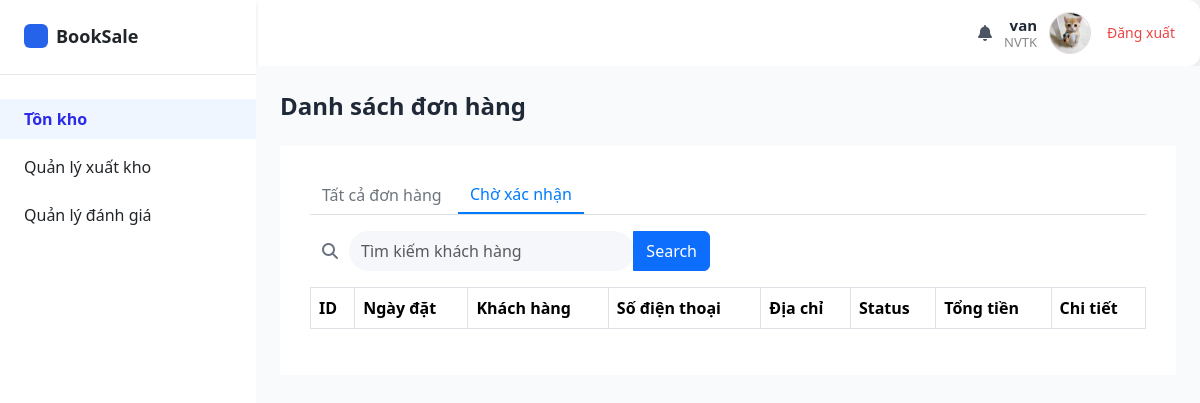
Page /emp/order_list_waiting/ (signed in) on the earlier database version.
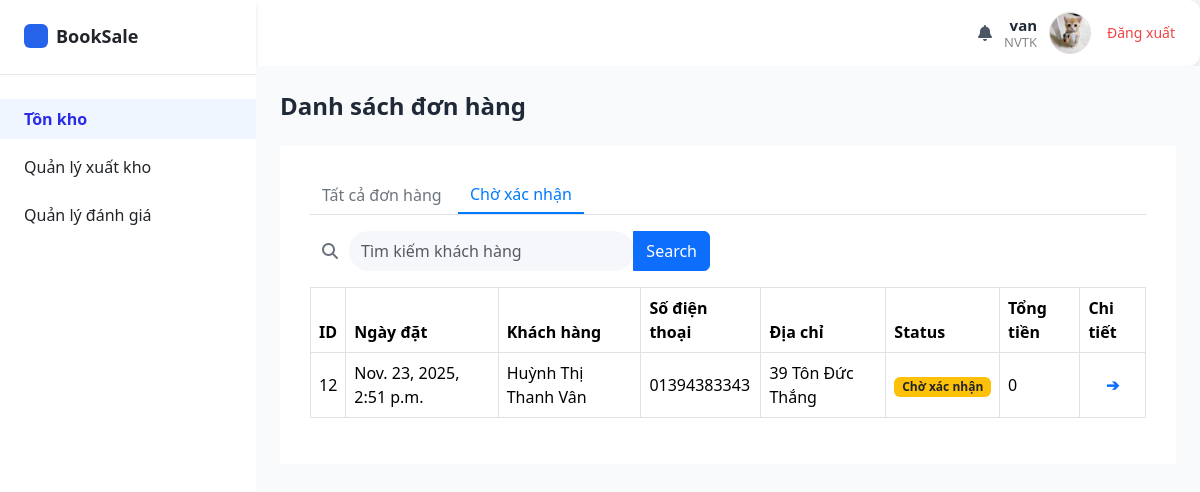
Same page on the later database version.
### booksale_app/models.py (models this page shows, shortened)
class Order(models.Model):
    STATUS_CHOICES = [
        ('confirmed', 'Đã xác nhận'),
        ('pending', 'Chờ xác nhận'),
        ('cancelled', 'Đã hủy'),
        ('completed', 'Hoàn thành')
    ]
    order_date = models.DateTimeField(auto_now_add=True)
    total_amount = models.DecimalField(
        max_digits=10,
        decimal_places=2,
        null=True,         # cho phép null
        blank=True,
    )
    status = models.CharField(
        max_length=20,
        choices=STATUS_CHOICES,
        default='pending'  # mặc định là "Chờ xác nhận"
    )
    cancel_reason = models.TextField(blank=True, null=True)
    shipping_date = models.DateField(verbose_name= "Ngày giao hàng", blank=True, null=True)
    note = models.TextField(blank=True, null=True)
    customer = models.ForeignKey(
        Customer,
        on_delete = models.PROTECT
    )
    payment_method = models.CharField(choices=PaymentMethod.choices, max_length=20)

class Customer(models.Model):
    user = models.OneToOneField(auth.get_user_model(), on_delete=models.CASCADE, null=True, blank=True)
    cust_name = models.CharField(
        max_length = 255,
        blank=False, null=False,
        help_text = "Tên khách hàng"
    )
    email = models.EmailField(
        max_length = 100,
        help_text = "Email"
    )
    phone = models.CharField(
        max_length = 15,
        blank=False, null=False,
        help_text = "Số điện thoại"
    )
    address = models.CharField(
        max_length = 255,
        blank=False, null=False,
        help_text = "Địa chi"
    )
    dob = models.DateField(
        verbose_name="Ngày sinh"
    )
    avatar = models.ImageField(upload_to='customers/', null=True, blank=True)
    create_at = models.DateTimeField(
        verbose_name = "Ngày tạo",
        auto_now_add=True
    )

### booksale_app/views/admin_view/order_view.py (the view)
# urls.py: path('emp/order_list_waiting/', views.order_list_waiting, name = 'emp/order_list_waiting'),
def order_list_waiting(request):
    order_data = []
    if 'submit_input' in request.GET:  # kiểm tra có submit không
        form = OrderSearchForm(request.GET)
        if form.is_valid():
            search_value = form.cleaned_data['search']
            orders = Order.objects.select_related('customer').filter(
                (Q(customer__cust_name__icontains=search_value) |
                Q(customer__phone__icontains=search_value)), status="confirmed"
            ).order_by('-order_date')
    else:
        form = OrderSearchForm()
        orders = Order.objects.select_related('customer').filter(status="pending").order_by('-order_date')
    for order in orders:
        order_items = Order_Item.objects.select_related('product').filter(order=order)
        prices = [item.product.sell_price * item.quantity for item in order_items]
        total_amount = sum_price_order(prices)
        order_data.append({
            'order': order,
            'total_amount': total_amount
        })
    context = {
        'order_data': order_data,
        'form': form
    }
    return render(request, 'admin_temp/order/order_list_waiting.html', context)

### booksale_app/forms.py
class OrderSearchForm(forms.Form):
    search = forms.CharField(
        max_length=100,
        widget=forms.TextInput(attrs={
            "class": "form-control search-input",
            "placeholder": "Tìm kiếm khách hàng",
            "style": "border-radius: 30px; background-color: #f5f7fa; border: none; height: 40px;"
        })
    )

### booksale_app/context_processors.py (called while the page is built)
def categories_and_cart(request):
    context = {
        'categories': Category.objects.all()[:3],  # Lấy 3 categories đầu tiên cho menu
        'cart_count': 0
    }
    if request.user.is_authenticated:
        try:
            customer = Customer.objects.get(user=request.user)
            cart = Cart.objects.filter(customer=customer).first()
            if cart:
                cart_count = Cart_Item.objects.filter(cart=cart).aggregate(
                    total=Sum('quantity')
                )['total'] or 0
                context['cart_count'] = int(cart_count) if cart_count else 0
        except (Customer.DoesNotExist, AttributeError):
            context['cart_count'] = 0
    return context

### booksale_app/utils.py (called while the page is built)
def sum_price_order(order_items_price):
    if not order_items_price:
        return 0
    return sum(order_items_price)

### booksale_app/templates/admin_temp/order/order_list_waiting.html (shortened to what this page needs)
{% extends 'admin_temp/admin_base.html' %} {% load static %}
{% block content %}
<main class="flex-1 bg-gray-50 p-6">
    <div class="flex justify-between items-center mb-4">
        <h1 class="text-2xl font-semibold text-gray-800">Danh sách đơn hàng</h1>
    </div>
    <div class="table_content">
        <div class="tab-buttons mb-3">
            <a href="{%url 'emp/order_list'%}" class="btn">Tất cả đơn hàng</a>
            <a href="{%url 'emp/order_list_waiting'%}" class="btn active">Chờ xác nhận</a>
        </div>
        <form method="get" action="" class="d-flex align-items-center mb-3">
            <div class="input-group" style="width: 400px">
                <span
                    class="input-group-text bg-white border-0"
                    style="border-radius: 30px 0 0 30px; background-color: #f5f7fa"
                >
                    <i class="fa fa-search text-gray-500"></i>
                </span>
                {{ form.search }}
                <button class="btn btn-primary" type="submit" name="submit_input" value="Submit Input">Search</button>
            </div>
        </form>
        <table class="table table-bordered align-middle">
            <thead>
                <tr>
                    <th>ID</th>
                    <th>Ngày đặt</th>
                    <th>Khách hàng</th>
                    <th>Số điện thoại</th>
                    <th>Địa chỉ</th>
                    <th>Status</th>
                    <th>Tổng tiền</th>
                    <th>Chi tiết</th>
                </tr>
            </thead>
            <tbody>
                {% for order_data in order_data %}
                <tr>
                    <td>{{order_data.order.id}}</td>
                    <td>{{order_data.order.order_date}}</td>
                    <td>{{order_data.order.customer.cust_name}}</td>
                    <td>{{order_data.order.customer.phone}}</td>
                    <td>{{order_data.order.customer.address}}</td>
                    <td>
                        {% if order_data.order.status == 'confirmed' %}
                        <span class="badge bg-primary">Đã xác nhận</span>
                        {% elif order_data.order.status == 'pending'%}
                        <span class="badge bg-warning text-dark">Chờ xác nhận</span>
                        {% elif order_data.order.status == 'completed'%}
                        <span class="badge bg-success">Hoàn thành</span>
                        {% else %}
                        <span class="badge bg-danger text-dark">Đã hủy</span>
                        {% endif %}
                    </td>
                    <td>{{order_data.total_amount}}</td>
                    {% if order_data.order.status == 'confirmed' %}
                    <td class="text-center text-primary fw-bold">
                        <a href="/emp/order_details/{{order_data.order.id}}">&#10132;</a>
                    </td>
                    {% elif order_data.order.status == 'cancelled'%}
                    <td class="text-center text-primary fw-bold">
                        <a href="/emp/order_cancel/{{order_data.order.id}}">&#10132;</a>
                    </td>
                    {% elif order_data.order.status == 'completed'%}
                    <td class="text-center text-primary fw-bold">
                        <a href="/emp/order_completed/{{order_data.order.id}}">&#10132;</a>
                    </td>
                    {% else %}
                    <td class="text-center text-primary fw-bold">
                        <a href="/emp/order_confirm/{{order_data.order.id}}">&#10132;</a>
                    </td>
                    {% endif %}
                </tr>
                {% endfor %}
            </tbody>
        </table>
    </div>
</main>
{% endblock %}

Differences in the rows shown:
now on this page (row edited): Order: order.id "12", order.order_date "Nov. 23, 2025, 2:51 p.m.", order.customer.cust_name "Huỳnh Thị Thanh Vân", order.customer.phone "01394383343", order.customer.address "39 Tôn Đức Thắng", status "Chờ xác nhận", total_amount "0"
